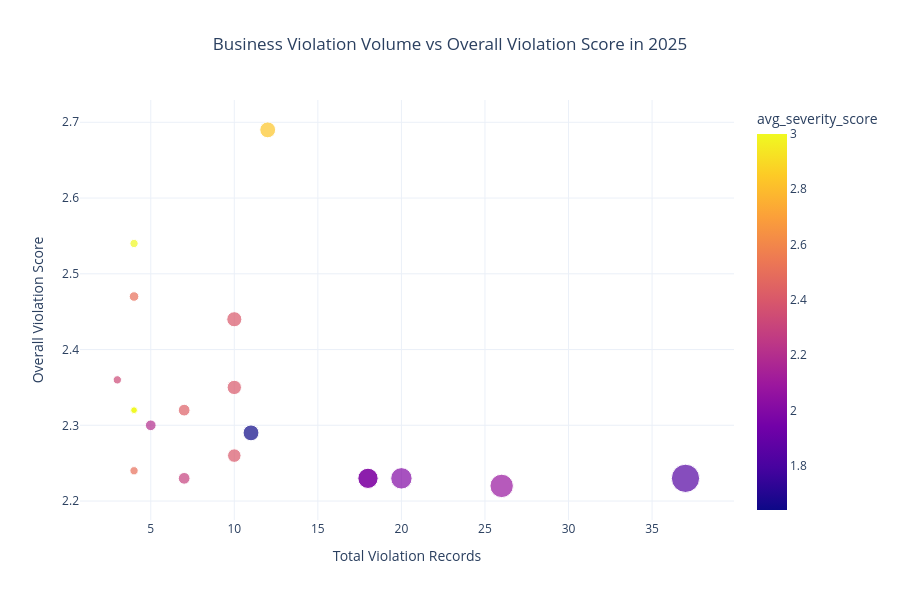

The code cell stored with this chart in its notebook:
### Code cell
df_owner = top_violation_owner(year=2025, limit=20, rank_by="score")
fig = chart_owner_risk_scatter(df_owner, year=2025)
fig.show()

### Figure 1 — Plotly figure (JSON) as saved in the notebook; plotly's stock layout.template omitted (floating-point values rounded to 4 significant figures)
{"data": [{"customdata": [[10.0, 11.0, 2.92, 2.83], [4.0, 3.0, 2.25, 3.0], [3.0, 4.0, 3.0, 2.5], [4.0, 10.0, 3.0, 2.4], [2.0, 3.0, 3.0, 2.33], [6.0, 9.0, 2.7, 2.4], [4.0, 2.0, 1.5, 3.0], [4.0, 2.0, 1.5, 3.0], [4.0, 2.0, 1.5, 3.0], [5.0, 6.0, 2.57, 2.43], [2.0, 5.0, 3.0, 2.2], [1.0, 11.0, 4.0, 1.64], [4.0, 8.0, 2.4, 2.4], [2.0, 3.0, 2.25, 2.5], [2.0, 18.0, 3.0, 2.0], [9.0, 35.0, 3.22, 1.84], [6.0, 18.0, 3.0, 2.0], [2.0, 6.0, 2.57, 2.29], [5.0, 20.0, 3.0, 2.0], [11.0, 24.0, 2.77, 2.08]], "hovertemplate": "<b>%{hovertext}</b><br><br>total_violations=%{x}<br>overall_violation_score=%{y:.2f}<br>high_risk_count=%{customdata[1]}<br>high_severity_count=%{customdata[0]}<br>avg_risk_score=%{customdata[2]:.2f}<br>avg_severity_score=%{marker.color:.2f}<extra></extra>", "hovertext": ["Bakey", "Lucy Ethopian Cafe", "Aqua Pazza", "Little Cocoa Bean Co", "Beantown Kebab", "Domino's", "Lordya Gourmet", "Blue Ribbon Brasserie", "Nouria 198 Western Avenue", "La Cocina VROCC", "Express Stop Market", "Carolina Market", "El Regreso Market", "Yellow Door Taqueria", "La Famiglia Yummy", "Taqueria Los Compadres Mexican Food", "FIG'S", "CVS Pharmacy No. 11201", "THE HARP", "Ruth's Chris Steak House"], "legendgroup": "", "marker": {"color": [2.83, 3.0, 2.5, 2.4, 2.33, 2.4, 3.0, 3.0, 3.0, 2.43, 2.2, 1.64, 2.4, 2.5, 2.0, 1.84, 2.0, 2.29, 2.0, 2.08], "coloraxis": "coloraxis", "size": [11.0, 3.0, 4.0, 10.0, 3.0, 9.0, 2.0, 2.0, 2.0, 6.0, 5.0, 11.0, 8.0, 3.0, 18.0, 35.0, 18.0, 6.0, 20.0, 24.0], "sizemode": "area", "sizeref": 0.0875, "symbol": "circle"}, "mode": "markers", "name": "", "orientation": "v", "showlegend": false, "type": "scatter", "x": [12, 4, 4, 10, 3, 10, 4, 4, 4, 7, 5, 11, 10, 4, 18, 37, 18, 7, 20, 26], "xaxis": "x", "y": [2.69, 2.54, 2.47, 2.44, 2.36, 2.35, 2.32, 2.32, 2.32, 2.32, 2.3, 2.29, 2.26, 2.24, 2.23, 2.23, 2.23, 2.23, 2.23, 2.22], "yaxis": "y"}], "layout": {"coloraxis": {"colorbar": {"title": {"text": "avg_severity_score"}}, "colorscale": [[0, "#0d0887"], [0.1111, "#46039f"], [0.2222, "#7201a8"], [0.3333, "#9c179e"], [0.4444, "#bd3786"], [0.5556, "#d8576b"], [0.6667, "#ed7953"], [0.7778, "#fb9f3a"], [0.8889, "#fdca26"], [1, "#f0f921"]]}, "height": 600, "legend": {"itemsizing": "constant", "tracegroupgap": 0}, "title": {"text": "Business Violation Volume vs Overall Violation Score in 2025", "x": 0.5}, "xaxis": {"anchor": "y", "domain": [0, 1], "title": {"text": "Total Violation Records"}}, "yaxis": {"anchor": "x", "domain": [0, 1], "title": {"text": "Overall Violation Score"}}}}
